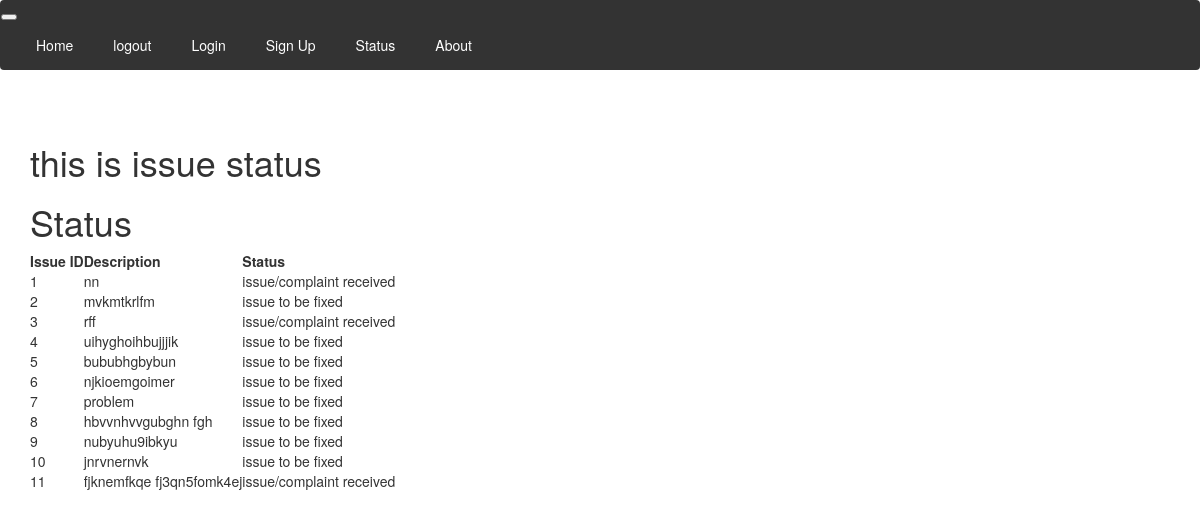
The app's page /Status (signed in) with its own data.
### tables this page shows
CREATE TABLE issues (
                    id INTEGER PRIMARY KEY,
                    user_id INTEGER,
                    staff_member_id INTEGER,
                    severity INTEGER,
                    description TEXT,
                    status TEXT,
                    campus TEXT,
                    block TEXT,
                    room TEXT,
                    floor INTEGER,
                    issue_type TEXT,
                    image TEXT,
                    FOREIGN KEY(user_id) REFERENCES users(id),
                    FOREIGN KEY(staff_member_id) REFERENCES users(id)
                );

### app.py (the view)
@app.route('/Status')
def status():
    if 'user_id' not in session:
        flash('You need to be logged in to view this page.', 'error')
        return redirect(url_for('login'))
    conn = get_db_connection()
    cur = conn.cursor()
    cur.execute("SELECT * FROM issues")
    issues = cur.fetchall()
    close_db_connection(conn)
    return render_template('status.html', issues=issues)

### app.py (called while the page is built)
def get_db_connection():
    conn = sqlite3.connect(DATABASE)
    conn.row_factory = sqlite3.Row
    return conn

def close_db_connection(conn):
    conn.close()

### templates/status.html (shortened to what this page needs)
{% extends "index.html" %}{% block content %}
<html lang="en">
<head>
</head>
<body>
<h1>this is issue status</h1>
<h1>Status</h1>
    <table>
        <thead>
            <tr>
                <th>Issue ID</th>
                <th>Description</th>
                <th>Status</th>
            </tr>
        </thead>
        <tbody>
            {% for issue in issues %}
            <tr>
                <td>{{ issue.id }}</td>
                <td>{{ issue.description }}</td>
                <td>{{ issue.status }}</td>
            </tr>
            {% endfor %}
        </tbody>
    </table>
</body>
</html>
{% endblock %}

### records on screen
issues: id "1", description "nn", status "issue/complaint received"
issues: id "2", description "mvkmtkrlfm", status "issue to be fixed"
issues: id "3", description "rff", status "issue/complaint received"
issues: id "4", description "uihyghoihbujjjik", status "issue to be fixed"
issues: id "5", description "bububhgbybun", status "issue to be fixed"
issues: id "6", description "njkioemgoimer", status "issue to be fixed"
issues: id "7", description "problem", status "issue to be fixed"
issues: id "8", description "hbvvnhvvgubghn fgh", status "issue to be fixed"
issues: id "9", description "nubyuhu9ibkyu", status "issue to be fixed"
issues: id "10", description "jnrvnernvk", status "issue to be fixed"
issues: id "11", description "fjknemfkqe fj3qn5fomk4ej", status "issue/complaint received"
